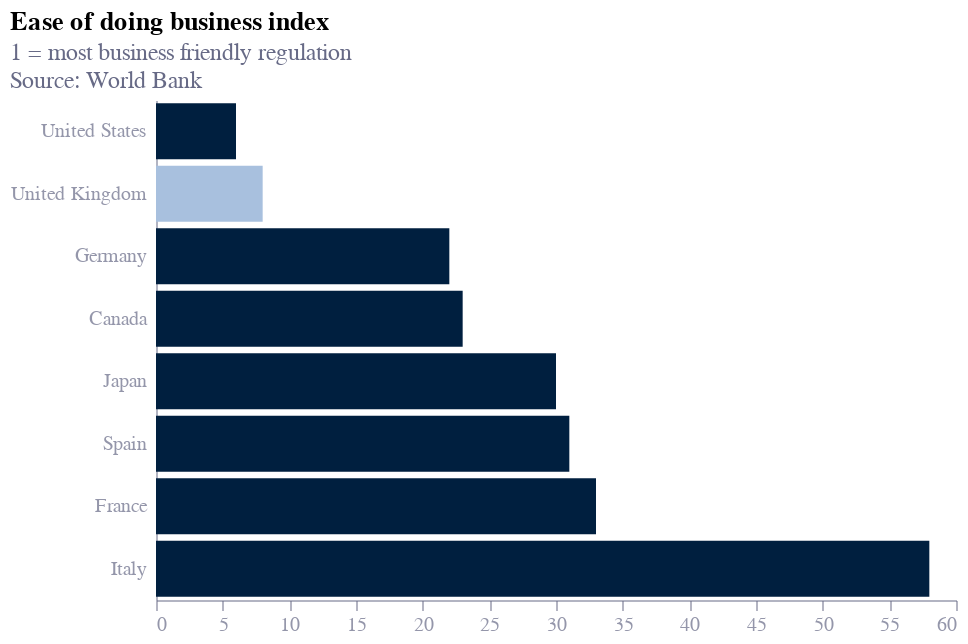

The cell this chart's notebook holds for it:
### Code cell
chart = alt.Chart(bus_df).mark_bar(size = 28).encode(
    alt.X('value:Q', title=''),
    alt.Y('country:N', title='').scale(domain=["United States", "United Kingdom", "Germany", "Canada", 'Japan', "Spain", "France", "Italy"]),
     color=alt.condition(
        alt.datum.country == "United Kingdom",
        alt.value('#A8C0DE'),  
        alt.value('#001f3f')
    ) 
).properties(
    title={
        "text": "Ease of doing business index",
        "anchor": "start",
        "subtitle": ["1 = most business friendly regulation", "Source: World Bank"],
        "subtitleColor": "#676A86"
         },
    width=400,  # Adjust width as needed
    height=250  # Adjust height as needed
)
chart

### Figure 1 — Vega-Lite specification as saved in the notebook (floating-point values rounded to 4 significant figures)
{"config": {"font": "Circular Std", "mark": {"line": {"interpolate": "monotone"}}, "view": {"stroke": "transparent", "width": 400, "height": 300}, "range": {"category": ["#36B7B4", "#E6224B", "#F4C245", "#0063AF", "#00A767", "#179FDB", "#EB5C2E"], "diverging": ["#E6224B", "#E54753", "#C9C9C9", "#179FDB", "#122B39"], "heatmap": ["#C9C9C9", "#179FDB", "#0063AF", "#122B39"], "ordinal": ["#00A767", "#36B7B4", "#179FDB", "#0063AF", "#243B5A"]}, "axisX": {"domainColor": "#676A86", "domainOpacity": 0.5, "grid": false, "labelAngle": 0, "labelColor": "#676A86", "labelOpacity": 0.7, "orient": "bottom", "tickColor": "#676A86", "tickCount": 10, "tickOpacity": 0.5, "title": false, "titleAlign": "center", "titleAnchor": "middle", "titleColor": "#676A86", "titleFontSize": 12, "titleOpacity": 0.8, "titleY": -15}, "axisY": {"domainColor": "#676A86", "domainOpacity": 0.5, "gridColor": "#676A86", "gridDash": [1, 5], "gridOpacity": 0.5, "labelColor": "#676A86", "labelOpacity": 0.7, "labelPadding": 5, "tickColor": "#676A86", "tickCount": 8, "tickOpacity": 0.5, "ticks": false, "titleAlign": "left", "titleAngle": 0, "titleBaseline": "bottom", "titleColor": "#676A86", "titleFontSize": 12, "titleOpacity": 0.8, "titleX": 0, "titleY": -7}}, "data": {"name": "data-c261337818cf595377d9b6148e6d2c40"}, "mark": {"type": "bar", "size": 28}, "encoding": {"color": {"condition": {"test": "(datum.country === 'United Kingdom')", "value": "#A8C0DE"}, "value": "#001f3f"}, "x": {"field": "value", "title": "", "type": "quantitative"}, "y": {"field": "country", "scale": {"domain": ["United States", "United Kingdom", "Germany", "Canada", "Japan", "Spain", "France", "Italy"]}, "title": "", "type": "nominal"}}, "height": 250, "title": {"text": "Ease of doing business index", "anchor": "start", "subtitle": ["1 = most business friendly regulation", "Source: World Bank"], "subtitleColor": "#676A86"}, "width": 400, "$schema": "https://vega.github.io/schema/vega-lite/v5.17.0.json", "datasets": {"data-c261337818cf595377d9b6148e6d2c40": [{"date": 2019, "value": 23, "country": "Canada", "iso3": "CAN"}, {"date": 2019, "value": 22, "country": "Germany", "iso3": "DEU"}, {"date": 2019, "value": 31, "country": "Spain", "iso3": "ESP"}, {"date": 2019, "value": 33, "country": "France", "iso3": "FRA"}, {"date": 2019, "value": 8, "country": "United Kingdom", "iso3": "GBR"}, {"date": 2019, "value": 58, "country": "Italy", "iso3": "ITA"}, {"date": 2019, "value": 30, "country": "Japan", "iso3": "JPN"}, {"date": 2019, "value": 6, "country": "United States", "iso3": "USA"}]}}
